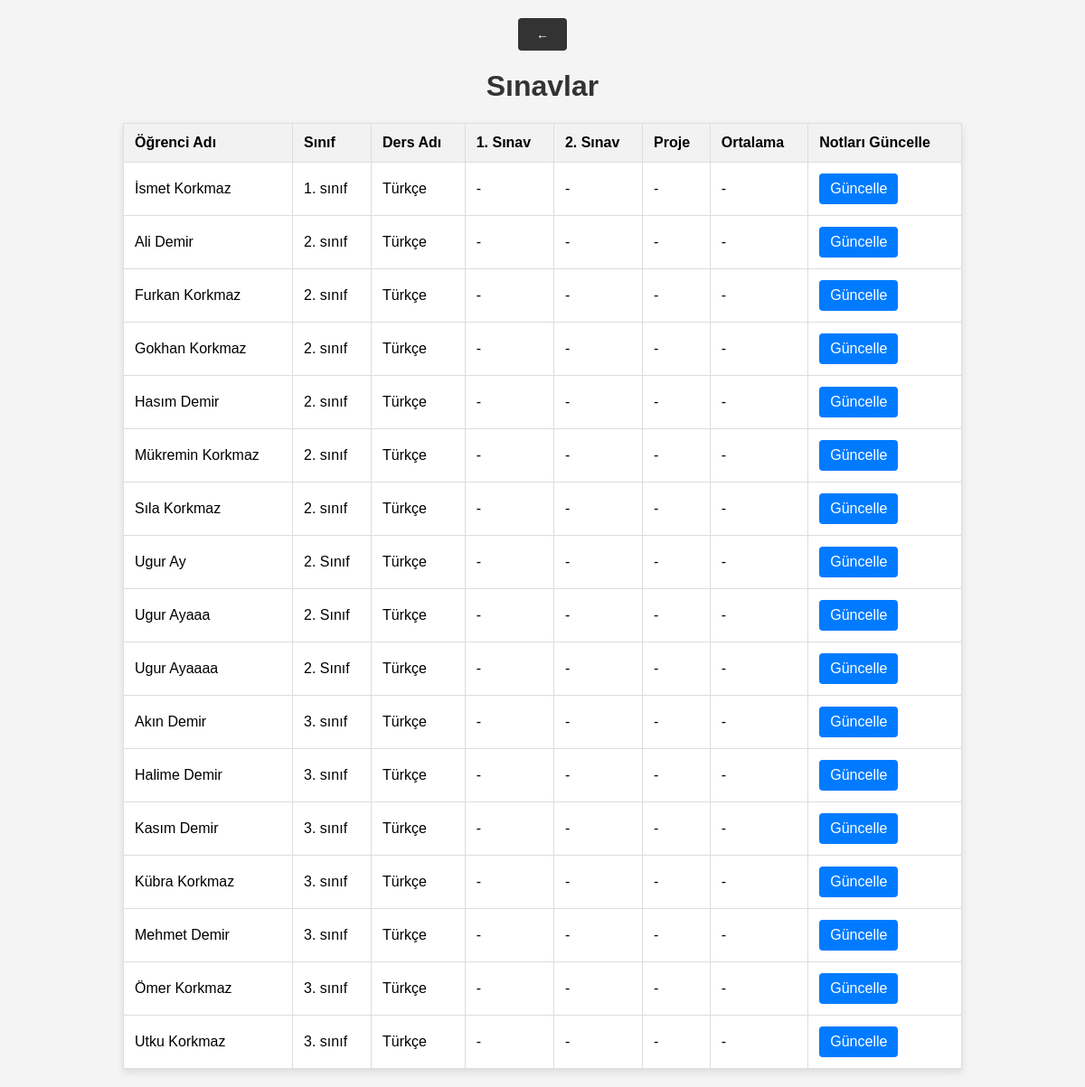
The page /sınav.php (signed in) on the database its author committed.
### tables this page shows
CREATE TABLE `ogrenci` (
  `id` int(11) NOT NULL,
  `ad_soyad` varchar(255) NOT NULL,
  `email` varchar(255) NOT NULL,
  `sifre` varchar(255) NOT NULL,
  `sinif` varchar(50) NOT NULL
);

CREATE TABLE `dersler` (
  `id` int(11) NOT NULL,
  `dersAdi` varchar(255) NOT NULL,
  `ogretmen_id` int(11) DEFAULT NULL
);

### sınav.php (the view, shortened to what this page needs)
<!DOCTYPE html>
<html lang="en">
<head>
</head>
<body>
    <button class="back-button" onclick="goBack()">←</button>
    <h1>Sınavlar</h1>
    <?php
        include 'database.php';
        $ogretmenId = $_SESSION['id'];
        $query = "SELECT ogrenci.id AS ogrenci_id, ogrenci.ad_soyad, ogrenci.sinif, dersler.dersAdi, sınavlar.sinav1, sınavlar.sinav2, sınavlar.proje,
                (sınavlar.sinav1 + sınavlar.sinav2 + sınavlar.proje) / 3 AS ortalama
                FROM ogrenci
                LEFT JOIN dersler ON 1=1
                LEFT JOIN sınavlar ON ogrenci.id = sınavlar.ogrenci_id AND dersler.dersAdi = sınavlar.ders_adi
                WHERE dersler.ogretmen_id = '$ogretmenId'
                ORDER BY ogrenci.sinif, ogrenci.ad_soyad, dersler.dersAdi";
        $result = $conn->query($query);
        if ($result->num_rows > 0) {
            echo "<table>";
            echo "<tr><th>Öğrenci Adı</th><th>Sınıf</th><th>Ders Adı</th><th>1. Sınav</th><th>2. Sınav</th><th>Proje</th><th>Ortalama</th><th>Notları Güncelle</th></tr>";
            while ($row = $result->fetch_assoc()) {
                $ogrenciId = $row["ogrenci_id"];
                $ogrenciAdi = $row["ad_soyad"];
                $sinif = $row["sinif"];
                $dersAdi = (isset($row["dersAdi"]) && $row["dersAdi"] != null) ? $row["dersAdi"] : "-";
                $sinav1 = ($row["sinav1"] != null) ? $row["sinav1"] : "-";
                $sinav2 = ($row["sinav2"] != null) ? $row["sinav2"] : "-";
                $proje = ($row["proje"] != null) ? $row["proje"] : "-";
                $ortalama = ($row["ortalama"] != null) ? number_format($row["ortalama"], 2) : "-";
                echo "<tr>";
                echo "<td>$ogrenciAdi</td>";
                echo "<td>$sinif</td>";
                echo "<td>$dersAdi</td>";
                echo "<td>$sinav1</td>";
                echo "<td>$sinav2</td>";
                echo "<td>$proje</td>";
                echo "<td>$ortalama</td>";
                echo "<td><button class='update-button' onclick='showUpdateForm($ogrenciId, \"$sinav1\", \"$sinav2\", \"$proje\", \"$dersAdi\")'>Güncelle</button></td>";
                echo "</tr>";
            }
            echo "</table>";
        } else {
            echo "<p>Öğrenci bilgisi bulunmamaktadır.</p>";
        }
    ?>
</body>
</html>

### sınav.php (style rules this page uses)
body { font-family: 'Arial', sans-serif; background-color: #f4f4f4; margin: 20px; text-align: center; }
h1 { color: #333; }
table { border-collapse: collapse; width: 80%; margin: 20px auto; background-color: #fff; box-shadow: 0 4px 8px rgba(0, 0, 0, 0.1); }
th, td { border: 1px solid #ddd; padding: 12px; text-align: left; }
th { background-color: #f2f2f2; }
.update-button { background-color: #007bff; color: #fff; padding: 8px 12px; border: none; border-radius: 4px; cursor: pointer; }
button { background-color: #28a745; color: #fff; padding: 10px 20px; border: none; border-radius: 4px; cursor: pointer; font-size: 16px; }
.back-button { background-color: #333; border: none; color: white; padding: 10px 20px; text-decoration: none; display: inline-block; font-size: 14px; cursor: pointer; border-radius: 4px; }

### rows shown on the page
ogrenci: ad_soyad "İsmet Korkmaz", sinif "1. sınıf", dersler.dersAdi "Türkçe", sinav1 "-", sinav2 "-", proje "-", ortalama "-"
ogrenci: ad_soyad "Ali Demir", sinif "2. sınıf", dersler.dersAdi "Türkçe", sinav1 "-", sinav2 "-", proje "-", ortalama "-"
ogrenci: ad_soyad "Furkan Korkmaz", sinif "2. sınıf", dersler.dersAdi "Türkçe", sinav1 "-", sinav2 "-", proje "-", ortalama "-"
ogrenci: ad_soyad "Gokhan Korkmaz", sinif "2. sınıf", dersler.dersAdi "Türkçe", sinav1 "-", sinav2 "-", proje "-", ortalama "-"
ogrenci: ad_soyad "Hasım Demir", sinif "2. sınıf", dersler.dersAdi "Türkçe", sinav1 "-", sinav2 "-", proje "-", ortalama "-"
ogrenci: ad_soyad "Mükremin Korkmaz", sinif "2. sınıf", dersler.dersAdi "Türkçe", sinav1 "-", sinav2 "-", proje "-", ortalama "-"
ogrenci: ad_soyad "Sıla Korkmaz", sinif "2. sınıf", dersler.dersAdi "Türkçe", sinav1 "-", sinav2 "-", proje "-", ortalama "-"
ogrenci: ad_soyad "Ugur Ay", sinif "2. Sınıf", dersler.dersAdi "Türkçe", sinav1 "-", sinav2 "-", proje "-", ortalama "-"
ogrenci: ad_soyad "Ugur Ayaaa", sinif "2. Sınıf", dersler.dersAdi "Türkçe", sinav1 "-", sinav2 "-", proje "-", ortalama "-"
ogrenci: ad_soyad "Ugur Ayaaaa", sinif "2. Sınıf", dersler.dersAdi "Türkçe", sinav1 "-", sinav2 "-", proje "-", ortalama "-"
ogrenci: ad_soyad "Akın Demir", sinif "3. sınıf", dersler.dersAdi "Türkçe", sinav1 "-", sinav2 "-", proje "-", ortalama "-"
ogrenci: ad_soyad "Halime Demir", sinif "3. sınıf", dersler.dersAdi "Türkçe", sinav1 "-", sinav2 "-", proje "-", ortalama "-"
ogrenci: ad_soyad "Kasım Demir", sinif "3. sınıf", dersler.dersAdi "Türkçe", sinav1 "-", sinav2 "-", proje "-", ortalama "-"
ogrenci: ad_soyad "Kübra Korkmaz", sinif "3. sınıf", dersler.dersAdi "Türkçe", sinav1 "-", sinav2 "-", proje "-", ortalama "-"
ogrenci: ad_soyad "Mehmet Demir", sinif "3. sınıf", dersler.dersAdi "Türkçe", sinav1 "-", sinav2 "-", proje "-", ortalama "-"
ogrenci: ad_soyad "Ömer Korkmaz", sinif "3. sınıf", dersler.dersAdi "Türkçe", sinav1 "-", sinav2 "-", proje "-", ortalama "-"
ogrenci: ad_soyad "Utku Korkmaz", sinif "3. sınıf", dersler.dersAdi "Türkçe", sinav1 "-", sinav2 "-", proje "-", ortalama "-"
